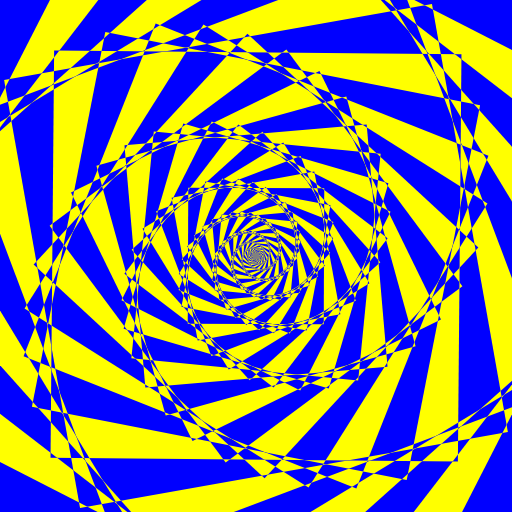
Frame 1 (no input)
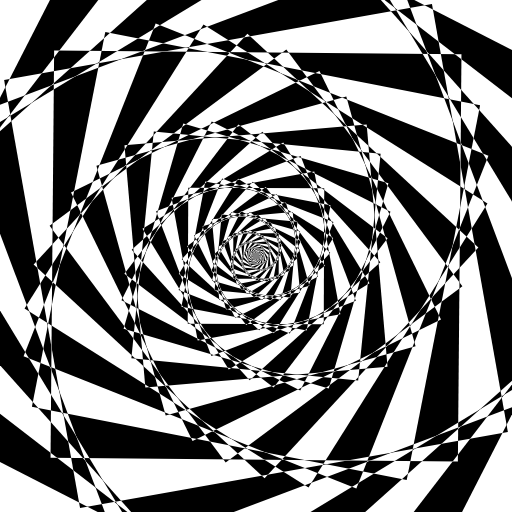
Frame 2 (the mouse pressed at the canvas centre, redrawn once)

The p5.js sketch that drew these frames (run headless with seeded random() and noise() and a simulated clock; the mouse was pressed at the canvas centre and the sketch redrawn once):

// p5.js sketch
// ── sketch.js
// By Roni Kaufman
// https://ronikaufman.github.io/

// Genuary JAN.21
// "function f(x) {DRAW(x);f(1 * x / 4);f(2 * x / 4);f(3 * x / 4);}"
// https://genuary2021.github.io/

let s = 640;

function setup() {
  createCanvas(512, 512);
  noLoop();
  noStroke();
  rectMode(CENTER);
  fill(255);
}

function draw() {
  background(255, 255, 0);
  blendMode(DIFFERENCE)
  translate(width/2, height/2);
  f(random(1000));
}

function f(x) { 
  if (s < 1) return;
  DRAW(x); 
  f(1 * x / 4); 
  f(2 * x / 4); 
  f(3 * x / 4); 
}

function DRAW(x) {
  push();
  rotate(log(x));
  square(0, 0, s);
  s -= s/16;
  pop();
}
